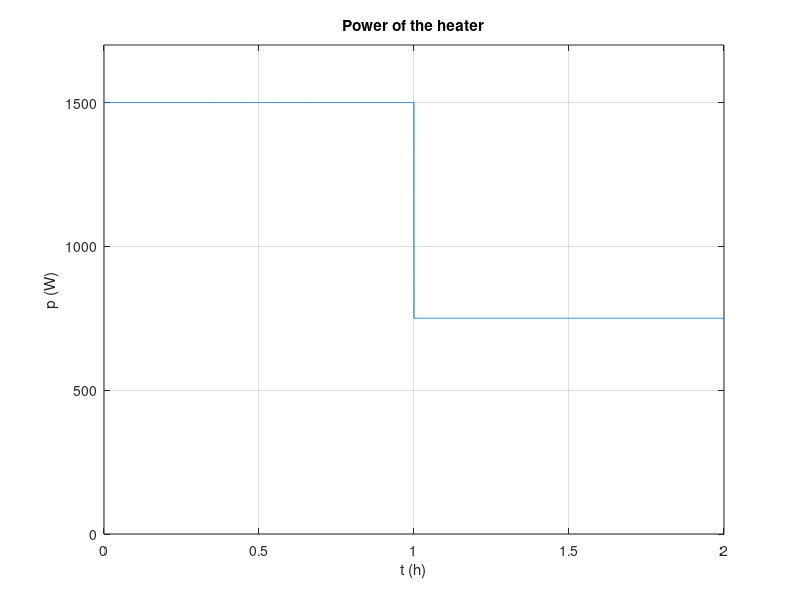

MATLAB code for this plot:
% Circuits 1 — Power and Energy
%title: Power Balance and Energy
%ar-title: توازن القدرة والطاقة
%lesson: c1-variables-4
%course: circuits-1

%% Power of each element
%ar: جدول الدرس: ثلاثة عناصر. نضع الجهود والتيارات في متجهات، ومتجهًا منطقيًا يقول هل يدخل التيار من +.
v = [12 5 7]; i = [2 2 2];
entersPlus = [false true true];
s = ones(1,3); s(~entersPlus) = -1;     % +1 for p = vi, -1 for p = -vi
p = s .* v .* i;
fprintf('p_%c = %+g W\n', [double('abc'); p])
%check: isequal(p, [-24 10 14])

%% The power balance
%ar: في أي دائرة صحيحة مجموع القدرات صفر: ما يولده عنصر يمتصه غيره. هذا أسرع اختبار لحلّك.
fprintf('sum of powers = %g W\n', sum(p))
fprintf('delivered = %g W, absorbed = %g W\n', -sum(p(p<0)), sum(p(p>0)))
%check: sum(p) == 0

%% Energy: heater 1500 W for 2 hours
%ar: الطاقة = القدرة × الزمن. بالـ kWh (وحدة فاتورة الكهرباء) وبالجول.
P = 1500; T = 2;
E_kWh = P/1000 * T;
E_J = P * T*3600;
fprintf('E = %g kWh = %g J = %g MJ\n', E_kWh, E_J, E_J/1e6)
%check: E_kWh == 3 && E_J == 1.08e7

%% Energy from a varying power
%ar: إذا تغيرت القدرة مع الزمن: الطاقة هي المساحة تحت منحنى p(t)، ونحسبها بـ trapz. مثال: p = 1500 W في أول ساعة ثم 750 W.
t = linspace(0, 2*3600, 7201);
pt = 1500*(t < 3600) + 750*(t >= 3600);
E = trapz(t, pt);
fprintf('E = %.3f kWh\n', E/3.6e6)
plot(t/3600, pt); grid on; xlabel('t (h)'); ylabel('p (W)'); title('Power of the heater'); ylim([0 1700])

%%! Project idea: electricity bill estimator
%ar: مشروع: قائمة أجهزة البيت (القدرة وساعات التشغيل اليومية) ⇐ استهلاك شهري وفاتورة. السعر هنا مثال فقط: غيّره لتعرفة بلدك.
names = {'AC', 'fridge', 'lights', 'heater'};
Pw = [1800 150 200 1500]; hours = [10 24 6 1];
kWh = Pw/1000 .* hours * 30;
price = 0.18;                                % example price per kWh
for k = 1:numel(names), fprintf('%-7s %7.1f kWh\n', names{k}, kWh(k)); end
fprintf('total %.1f kWh -> %.2f per month at %.2f per kWh\n', sum(kWh), sum(kWh)*price, price)
